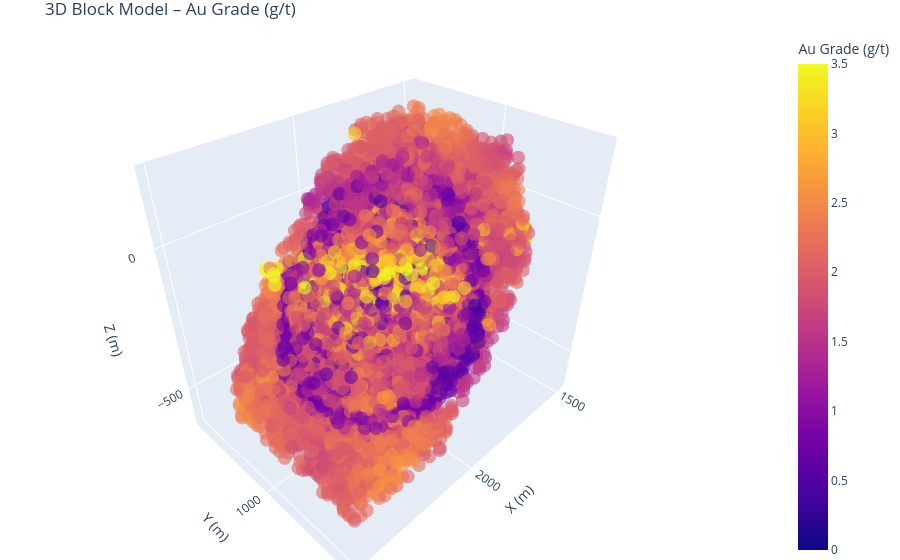

This figure's notebook cell:
### Markdown cell above
## 🖼️ **Step 3: Block Model Visualisation**

This step provides multiple visualisation modes to inspect the synthetic block model. These views help verify spatial continuity, domain structure, and property distribution across the model’s geometry.

---

#### 🔹 **3.1: Static Visualisation**

- **Horizontal Slices (Z-level)** – Top-down views at user-selected depths
- **Vertical Sections (Y or X)** – Cross-sections through the model (default is Y)
- **3D Scatter Plot** – Interactive 3D view using Plotly for spatial inspection

Each visualisation is dynamically linked to the selected `primary_mineral`, and uses appropriate colourmaps and axis scaling.

### Code cell
# ======================================================================
# 📦 STEP 3.1: INTERACTIVE BLOCK MODEL VIEWS (Plan, Section, 3D)
# ======================================================================

import matplotlib.pyplot as plt
import plotly.express as px
import ipywidgets as widgets
from IPython.display import clear_output

# --- 3.1.1 HORIZONTAL SLICE VIEWER (Z-LEVEL) ---
def plot_horizontal_slice(slice_axis, slice_value, slice_thickness=None, df=None, **kwargs):
	assert df is not None, "Block model DataFrame (`df`) is required."

	if slice_thickness is None:
		slice_thickness = model_dimensions["block_size"][2]  # Z thickness

	# Filter slice
	slice_df = df[np.abs(df[slice_axis] - slice_value) <= (slice_thickness / 2)]

	# Filter to grade threshold
	slice_df = slice_df[
		(slice_df["Au_grade"] >= cuttoff_au_visuals)
	]

	if slice_df.empty:
		print(f"⚠️ No valid ore blocks found at {slice_axis.upper()} = {slice_value} m.")
		return

	pivot = slice_df.pivot_table(index='y', columns='x', values='Au_grade', aggfunc='mean').fillna(0)
	cmap = property_colormaps.get("Au_grade", 'plasma')
	vmin, vmax = get_colorbar_limits("Au")  # Use Au base + multiplier

	plt.figure(figsize=(6, 6))
	plt.imshow(pivot.values, origin='lower', cmap=cmap,
			   extent=[pivot.columns.min(), pivot.columns.max(), pivot.index.min(), pivot.index.max()],
			   vmin=vmin, vmax=vmax)
	plt.title(f"Horizontal Slice at Z = {slice_value} m")
	plt.colorbar(label="Au Grade (g/t)")
	plt.xlabel("X (m)")
	plt.ylabel("Y (m)")
	plt.xlim(pivot.columns.min() - axis_adj[0], pivot.columns.max() + axis_adj[0])
	plt.ylim(pivot.index.min() - axis_adj[1], pivot.index.max() + axis_adj[1])
	plt.grid(False)
	plt.show()

make_axis_slider(
	df=block_model_df,
	axis="z",
	label="Z-Level Slice (Plan View)",
	callback_fn=plot_horizontal_slice,
	additional_args={"df": block_model_df},
	slice_thickness=block_size[2] / 2
)

# --- 3.1.2 VERTICAL CROSS-SECTION VIEWER (Y-LEVEL) ---
def plot_vertical_section(slice_axis, slice_value, slice_thickness=None, df=None, **kwargs):
	assert df is not None, "Block model DataFrame (`df`) is required."

	if slice_thickness is None:
		slice_thickness = model_dimensions["block_size"][1]  # Y thickness

	# Filter slice
	slice_df = df[np.abs(df[slice_axis] - slice_value) <= (slice_thickness / 2)]

	# Filter to ore only and grade threshold
	slice_df = slice_df[
		(slice_df["Au_grade"] >= cuttoff_au_visuals)
	]

	if slice_df.empty:
		print(f"⚠️ No valid ore blocks found at {slice_axis.upper()} = {slice_value} m.")
		return

	pivot = slice_df.pivot_table(index='z', columns='x', values='Au_grade', aggfunc='mean').fillna(0)
	cmap = property_colormaps.get("Au_grade", 'plasma')
	vmin, vmax = get_colorbar_limits("Au")

	plt.figure(figsize=(10, 6))
	plt.imshow(pivot.values, origin='lower', cmap=cmap,
			   extent=[pivot.columns.min(), pivot.columns.max(), pivot.index.min(), pivot.index.max()],
			   vmin=vmin, vmax=vmax)
	plt.title(f"Vertical Cross Section at Y = {slice_value} m")
	plt.colorbar(label="Au Grade (g/t)")
	plt.xlabel("X (m)")
	plt.ylabel("Z (m)")
	plt.xlim(pivot.columns.min() - axis_adj[0], pivot.columns.max() + axis_adj[0])
	plt.ylim(pivot.index.min() - axis_adj[2], pivot.index.max() + axis_adj[2])
	plt.grid(False)
	plt.gca().invert_yaxis()  # Depth convention
	plt.show()


valid_y = get_valid_slice_positions(block_model_df, axis='y', required_axis='z')

make_axis_slider(
	df=block_model_df[block_model_df["y"].isin(valid_y)],
	axis="y",
	label="Y Cross Section (Vertical View)",
	callback_fn=plot_vertical_section,
	additional_args={"df": block_model_df},
	slice_thickness=model_dimensions["block_size"][1]
)

# --- 3.1.3 3D BLOCK MODEL VIEW ---

ore_blocks = block_model_df[
	(block_model_df["Au_grade"] >= cuttoff_au_visuals)
]

sample_df = ore_blocks.sample(frac=0.2, random_state=1)

cmap = property_colormaps.get(primary_mineral, 'plasma')
vmin, vmax = get_colorbar_limits(primary_mineral.split("_")[0])

sample_df["Au_grade_fmt"] = sample_df["Au_grade"].round(2)
hover_data = {
	"x": True,
	"y": True,
	"z": True,
	"Au_grade_fmt": True,
	"concentric_zone": True
}

fig = px.scatter_3d(
	sample_df,
	x='x', y='y', z='z',
	color="Au_grade",
	color_continuous_scale=cmap,
	range_color=[vmin, vmax],
	hover_data=hover_data,
	opacity=0.6,
	size_max=2,
	title="3D Block Model – Au Grade (g/t)",
	labels={"Au_grade": "Au Grade (g/t)"}
)

fig.update_layout(
	scene=dict(
		xaxis_title='X (m)',
		yaxis_title='Y (m)',
		zaxis_title='Z (m)',
		xaxis=dict(
			nticks=4,
			range=[sample_df["x"].min() - axis_adj[0], sample_df["x"].max() + axis_adj[0]]
			),
		yaxis=dict(
			nticks=4,
			range=[sample_df["y"].min() - axis_adj[1], sample_df["y"].max() + axis_adj[1]]
			),
		zaxis=dict(
			nticks=4,
			range=[sample_df["z"].min() - axis_adj[2], sample_df["z"].max() + axis_adj[2]]
			),
	),
	margin=dict(l=0, r=0, b=0, t=30)
)
fig.show()

### Figure 1 — Plotly figure (JSON) as saved in the notebook; plotly's stock layout.template omitted (floating-point values rounded to 4 significant figures; data arrays with more than 128 entries replaced by an {"elided": "..."} marker saying what was removed)
{"data": [{"customdata": {"elided": "9428x2 mixed values"}, "hovertemplate": "x=%{x}<br>y=%{y}<br>z=%{z}<br>Au_grade_fmt=%{customdata[0]}<br>concentric_zone=%{customdata[1]}<br>Au Grade (g/t)=%{marker.color}<extra></extra>", "legendgroup": "", "marker": {"color": {"elided": "9428 float values"}, "coloraxis": "coloraxis", "opacity": 0.6, "symbol": "circle"}, "mode": "markers", "name": "", "scene": "scene", "showlegend": false, "type": "scatter3d", "x": {"elided": "9428 float values"}, "y": {"elided": "9428 float values"}, "z": {"elided": "9428 int values"}}], "layout": {"coloraxis": {"cmax": 3.5, "cmin": 0, "colorbar": {"title": {"text": "Au Grade (g/t)"}}, "colorscale": [[0, "#0d0887"], [0.1111, "#46039f"], [0.2222, "#7201a8"], [0.3333, "#9c179e"], [0.4444, "#bd3786"], [0.5556, "#d8576b"], [0.6667, "#ed7953"], [0.7778, "#fb9f3a"], [0.8889, "#fdca26"], [1, "#f0f921"]]}, "legend": {"tracegroupgap": 0}, "margin": {"b": 0, "l": 0, "r": 0, "t": 30}, "scene": {"domain": {"x": [0, 1], "y": [0, 1]}, "xaxis": {"nticks": 4, "range": [1452.0, 2528.0], "title": {"text": "X (m)"}}, "yaxis": {"nticks": 4, "range": [567.5, 1418.0], "title": {"text": "Y (m)"}}, "zaxis": {"nticks": 4, "range": [-655, 235], "title": {"text": "Z (m)"}}}, "title": {"text": "3D Block Model – Au Grade (g/t)"}}}
